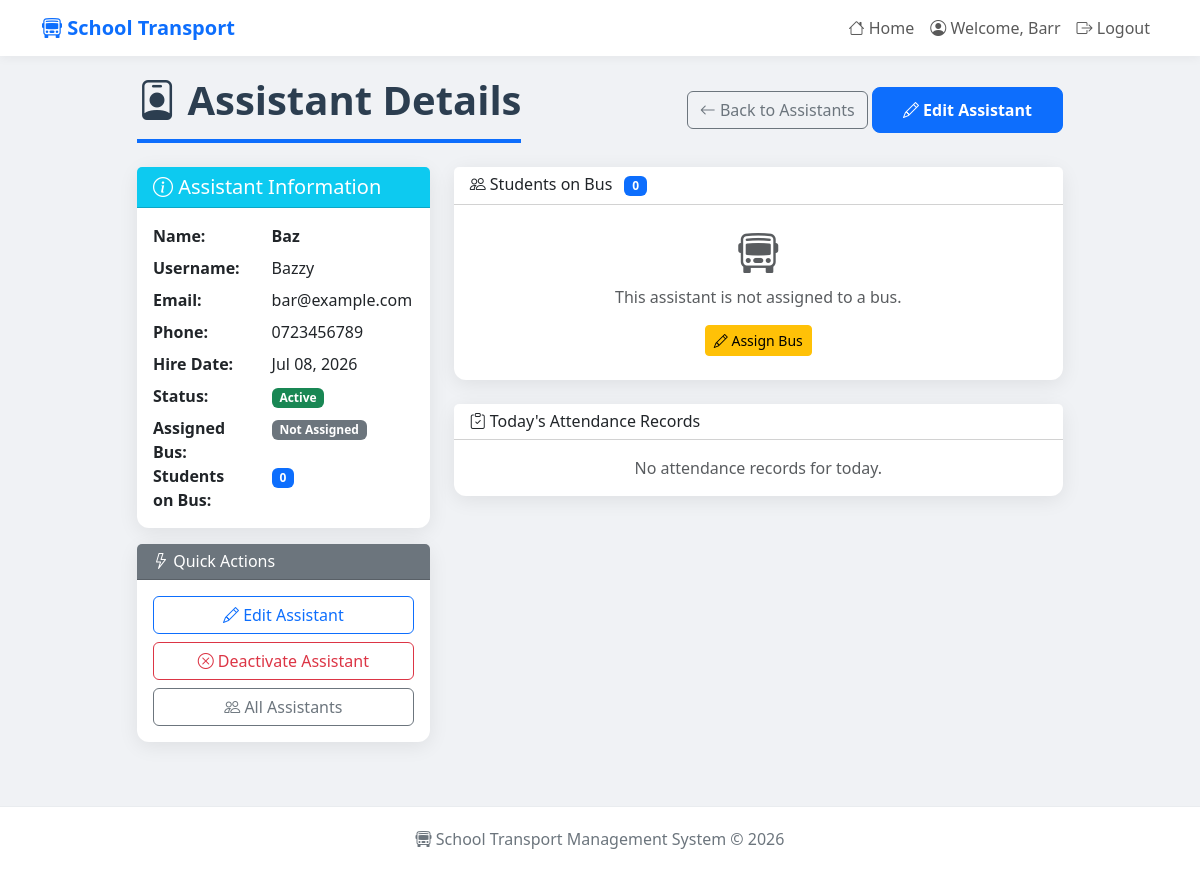
The app's page /assistants/details/1 (signed in) with its own data.
### transport/models.py (models this page shows, shortened)
class User(AbstractUser):
    USER_TYPES = (
        ('admin', 'Admin'),
        ('parent', 'Parent'),
        ('assistant', 'Assistant'),
    )
    user_type = models.CharField(max_length = 20, choices = USER_TYPES)
    phone_number = models.CharField(max_length = 15)
    is_active = models.BooleanField(default = True)
    groups = models.ManyToManyField(
        'auth.Group',
        verbose_name='groups',
        blank=True,
        help_text='The groups this user belongs to.',
        related_name="transport_user_set",
        related_query_name="transport_user",
    )
    user_permissions = models.ManyToManyField(
        'auth.Permission',
        verbose_name='user permissions',
        blank=True,
        help_text='Specific permissions for this user.',
        related_name="transport_user_set",
        related_query_name="transport_user",
    )

class Assistant(models.Model):
    user = models.OneToOneField(User, on_delete = models.CASCADE, related_name = 'assistant_profile')
    name = models.CharField(max_length = 200)
    email = models.EmailField(blank=True, null=True)
    phone_number = models.CharField(max_length = 15, blank = True, null = True)
    bus = models.ForeignKey(Bus, on_delete = models.SET_NULL, null = True, related_name = 'assistants')
    hire_date = models.DateTimeField(auto_now_add = True)
    is_active = models.BooleanField(default = True)

### transport/views.py (the view)
# urls.py: path('assistants/details/<int:assistant_id>', views.assistant_detail, name = 'assistant_detail'),
@login_required
def assistant_detail(request, assistant_id):
    if request.user.user_type != 'admin':
        messages.error(request, 'Acess denied. Only admins can view assistant details')
        return redirect('index')
    assistant = get_object_or_404(Assistant, id = assistant_id)
    students_on_bus = []
    if assistant.bus:
        students_on_bus = Student.objects.filter(bus = assistant.bus, is_active = True).order_by('name')
    today = timezone.now().date()
    today_attendance = Attendance.objects.filter(assistant = assistant, date = today) if assistant else None
    context = {
        'assistant': assistant,
        'students_on_bus': students_on_bus,
        'student_count': len(students_on_bus),
        'today_attendance': today_attendance,
        'has_bus': assistant.bus is not None
    }
    return render(request, 'transport/assistant_detail.html', context)

### transport/templates/transport/assistant_detail.html (shortened to what this page needs)
{% extends 'transport/layout.html' %}
{% block body %}
    <div class="d-flex justify-content-between align-items-center mb-4">
        <h1 class="page-title mb-0">
            <i class="bi bi-person-badge"></i> Assistant Details
        </h1>
        <div>
            <a href="{% url 'assistant_list' %}" class="btn btn-outline-secondary">
                <i class="bi bi-arrow-left"></i> Back to Assistants
            </a>
            <a href="#" class="btn btn-primary">
                <i class="bi bi-pencil"></i> Edit Assistant
            </a>
        </div>
    </div>
    <div class="row">
        <div class="col-lg-4 mb-4">
            <div class="card card-shadow">
                <div class="card-header bg-info text-white">
                    <h5 class="mb-0">
                        <i class="bi bi-info-circle"></i> Assistant Information
                    </h5>
                </div>
                <div class="card-body">
                    <dl class="row mb-0">
                        <dt class="col-sm-5">Name:</dt>
                        <dd class="col-sm-7">
                            <strong>{{ assistant.name }}</strong>
                        </dd>
                        <dt class="col-sm-5">Username:</dt>
                        <dd class="col-sm-7">{{ assistant.user.username }}</dd>
                        <dt class="col-sm-5">Email:</dt>
                        <dd class="col-sm-7">{{ assistant.email }}</dd>
                        <dt class="col-sm-5">Phone:</dt>
                        <dd class="col-sm-7">{{ assistant.phone_number }}</dd>
                        <dt class="col-sm-5">Hire Date:</dt>
                        <dd class="col-sm-7">{{ assistant.hire_date|date:"M d, Y" }}</dd>
                        <dt class="col-sm-5">Status:</dt>
                        <dd class="col-sm-7">
                            {% if assistant.is_active %}
                                <span class="badge bg-success">Active</span>
                            {% else %}
                                <span class="badge bg-danger">Inactive</span>
                            {% endif %}
                        </dd>
                        <dt class="col-sm-5">Assigned Bus:</dt>
                        <dd class="col-sm-7">
                            {% if assistant.bus %}
                                <span class="badge bg-info">{{ assistant.bus.registration }}</span>
                                <br>
                                <small class="text-muted">{{ assistant.bus.route_name }}</small>
                            {% else %}
                                <span class="badge bg-secondary">Not Assigned</span>
                            {% endif %}
                        </dd>
                        <dt class="col-sm-5">Students on Bus:</dt>
                        <dd class="col-sm-7">
                            <span class="badge bg-primary">{{ student_count }}</span>
                        </dd>
                    </dl>
                </div>
            </div>
            <div class="card card-shadow mt-3">
                <div class="card-header bg-secondary text-white">
                    <h6 class="mb-0">
                        <i class="bi bi-lightning"></i> Quick Actions
                    </h6>
                </div>
                <div class="card-body">
                    <div class="d-grid gap-2">
                        <a href="#" class="btn btn-outline-primary">
                            <i class="bi bi-pencil"></i> Edit Assistant
                        </a>
                        {% if assistant.is_active %}
                            <a href="#" class="btn btn-outline-danger">
                                <i class="bi bi-x-circle"></i> Deactivate Assistant
                            </a>
                        {% else %}
                            <a href="#" class="btn btn-outline-success">
                                <i class="bi bi-check-circle"></i> Reactivate Assistant
                            </a>
                        {% endif %}
                        <a href="{% url 'assistant_list' %}" class="btn btn-outline-secondary">
                            <i class="bi bi-people"></i> All Assistants
                        </a>
                    </div>
                </div>
            </div>
        </div>
        <div class="col-lg-8 mb-4">
            <div class="card card-shadow">
                <div class="card-header bg-white d-flex justify-content-between align-items-center">
                    <h6 class="mb-0">
                        <i class="bi bi-people"></i> Students on Bus
                        <span class="badge bg-primary ms-2">{{ student_count }}</span>
                    </h6>
                </div>
                <div class="card-body p-0">
                    {% if has_bus and students_on_bus %}
                        <div class="table-responsive">
                            <table class="table table-hover mb-0">
                                <thead class="table-light">
                                    <tr>
                                        <th>#</th>
                                        <th>Name</th>
                                        <th>Grade</th>
                                        <th>Parent</th>
                                        <th>Pickup</th>
                                        <th>Status</th>
                                    </tr>
                                </thead>
                                <tbody>
                                    {% for student in students_on_bus %}
                                        <tr>
                                            <td>{{ forloop.counter }}</td>
                                            <td>
                                                <i class="bi bi-person-fill text-primary"></i>
                                                {{ student.name }}
                                            </td>
                                            <td>{{ student.grade }}</td>
                                            <td>{{ student.parent.name }}</td>
                                            <td>{{ student.pick_up_location|truncatechars:15 }}</td>
                                            <td>
                                                {% if student.is_active %}
                                                    <span class="badge bg-success">Active</span>
                                                {% else %}
                                                    <span class="badge bg-danger">Inactive</span>
                                                {% endif %}
                                            </td>
                                        </tr>
                                    {% endfor %}
                                </tbody>
                            </table>
                        </div>
                    {% else %}
                        <div class="text-center py-4">
                            <i class="bi bi-bus-front display-4 text-muted"></i>
                            <p class="text-muted mt-2">This assistant is not assigned to a bus.</p>
                            <a href="#" class="btn btn-sm btn-warning">
                                <i class="bi bi-pencil"></i> Assign Bus
                            </a>
                        </div>
                    {% endif %}
                </div>
            </div>
            <div class="card card-shadow mt-4">
                <div class="card-header bg-white">
                    <h6 class="mb-0">
                        <i class="bi bi-clipboard-check"></i> Today's Attendance Records
                    </h6>
                </div>
                <div class="card-body">
                    {% if today_attendance %}
                        <div class="table-responsive">
                            <table class="table table-sm table-hover mb-0">
                                <thead class="table-light">
                                    <tr>
                                        <th>Student</th>
                                        <th>Status</th>
                                        <th>Pickup Time</th>
                                        <th>Dropoff Time</th>
                                    </tr>
                                </thead>
                                <tbody>
                                    {% for record in today_attendance %}
                                        <tr>
                                            <td>{{ record.student.name }}</td>
                                            <td>
                                                <span class="badge
                                                    {% if record.status == 'picked_up' %}bg-success
                                                    {% elif record.status == 'dropped_off' %}bg-info
                                                    {% elif record.status == 'absent' %}bg-danger
                                                    {% elif record.status == 'late' %}bg-warning
                                                    {% else %}bg-secondary{% endif %}">
                                                    {{ record.get_status_display }}
                                                </span>
                                            </td>
                                            <td>{{ record.pickup_time|time:"g:i A"|default:"-" }}</td>
                                            <td>{{ record.dropoff_time|time:"g:i A"|default:"-" }}</td>
                                        </tr>
                                    {% endfor %}
                                </tbody>
                            </table>
                        </div>
                    {% else %}
                        <p class="text-muted text-center mb-0">No attendance records for today.</p>
                    {% endif %}
                </div>
            </div>
        </div>
    </div>
{% endblock %}

### transport/templates/transport/layout.html (shortened to what this page needs)
<!DOCTYPE html>
<html lang = "en">
    <head>
        <link href="https://cdn.jsdelivr.net/npm/bootstrap@5.3.2/dist/css/bootstrap.min.css" rel="stylesheet">
        <link rel="stylesheet" href="https://cdn.jsdelivr.net/npm/bootstrap-icons@1.11.3/font/bootstrap-icons.min.css">
    </head>
    <body>
        <nav class="navbar navbar-expand-lg navbar-light bg-white">
            <div class="container">
                <a class="navbar-brand" href = "{% url 'index' %}">
                    <i class="bi bi-bus-front"></i>
                    School Transport
                </a>
                <div class="collapse navbar-collapse" id="navbarNav">
                    <ul class="navbar-nav ms-auto">
                        <li class="nav-item">
                            <a class="nav-link" href = "{% url 'index' %}">
                                <i class="bi bi-house"></i>
                                Home
                            </a>
                        </li>
                        {% if user.is_authenticated %}
                            <li class="nav-item">
                                <span class="nav-link">
                                    <i class="bi bi-person-circle"></i>
                                    Welcome, {{ user.username }}
                                </span>
                            </li>
                            <li class="nav-item">
                                <a class="nav-link" href = "{% url 'logout' %}">
                                    <i class="bi bi-box-arrow-right"></i>
                                    Logout
                                </a>
                            </li>
                        {% endif %}
                    </ul>
                </div>
            </div>
        </nav>
        <div class="container main-container">
            <div class="row justify-content-center">
                <div class="col-lg-10">
                    {% block body %}
                    {% endblock %}
                </div>
            </div>
        </div>
        <footer class="footer">
            <div class="container">
                <p class="mb-0">
                    <i class="bi bi-bus-front"></i>
                    School Transport Management System &copy; 2026
                </p>
            </div>
        </footer>
    </body>
</html>

### transport/templates/transport/layout.html (style rules this page uses)
body { background-color: #f0f2f5; min-height: 100vh; display: flex; flex-direction: column; }
.main-container { flex: 1; padding-top: 20px; padding-bottom: 40px; }
.card-shadow { box-shadow: 0 4px 20px rgba(0,0,0,0.08); border: none; border-radius: 12px; transition: transform 0.2s ease; }
.display-4 { font-size: 2.5rem; }
.navbar-brand { font-weight: 700; color: #0d6efd !important; }
.navbar { box-shadow: 0 2px 10px rgba(0,0,0,0.05); background: white !important; }
.page-title { color: #2c3e50; font-weight: 700; margin-bottom: 30px; border-bottom: 4px solid #0d6efd; padding-bottom: 15px; }
.btn-primary { padding: 10px 30px; font-weight: 600; border-radius: 8px; transition: all 0.3s ease; }
.footer { margin-top: auto; padding: 20px 0; background: white; border-top: 1px solid #e9ecef; text-align: center; color: #6c757d; }

### records on screen
User: username "Barr"
Assistant: name "Baz", user.username "Bazzy", email "bar@example.com", phone_number "0723456789", hire_date "Jul 08, 2026"

### other values on screen
{{ student_count }} "0"
